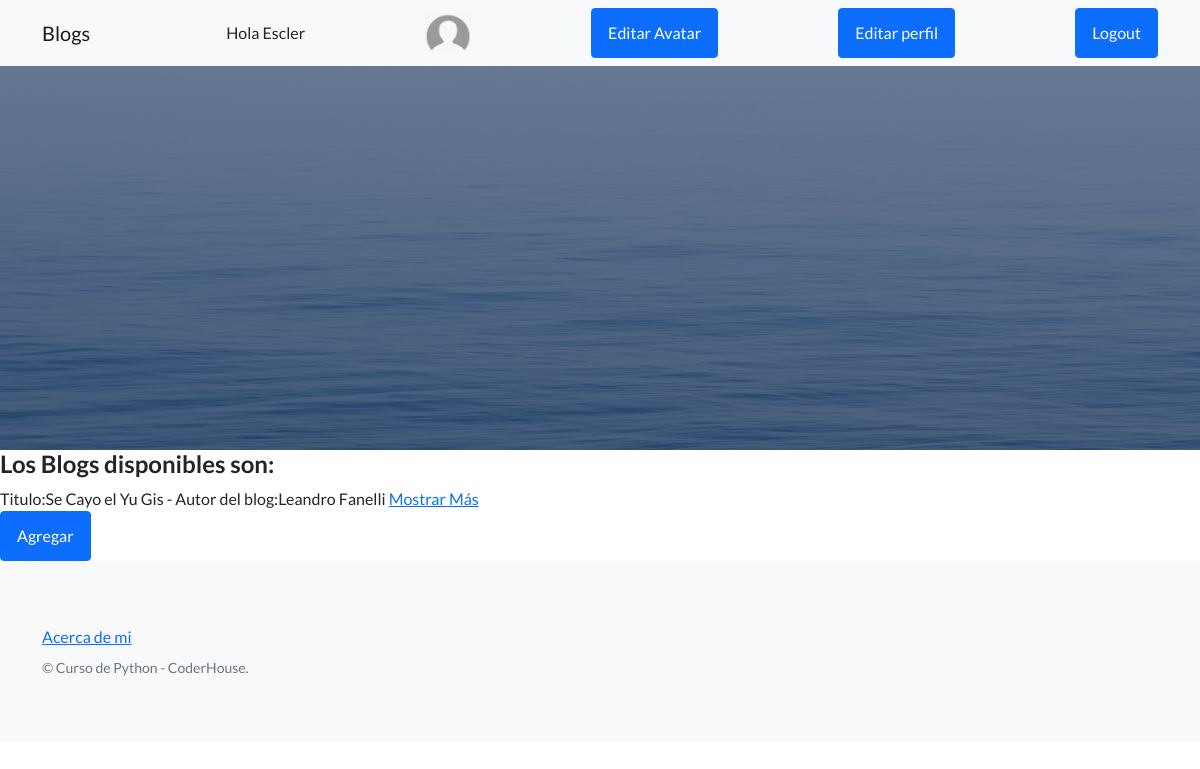
The page /pages/ (signed in) on the database as committed earlier.
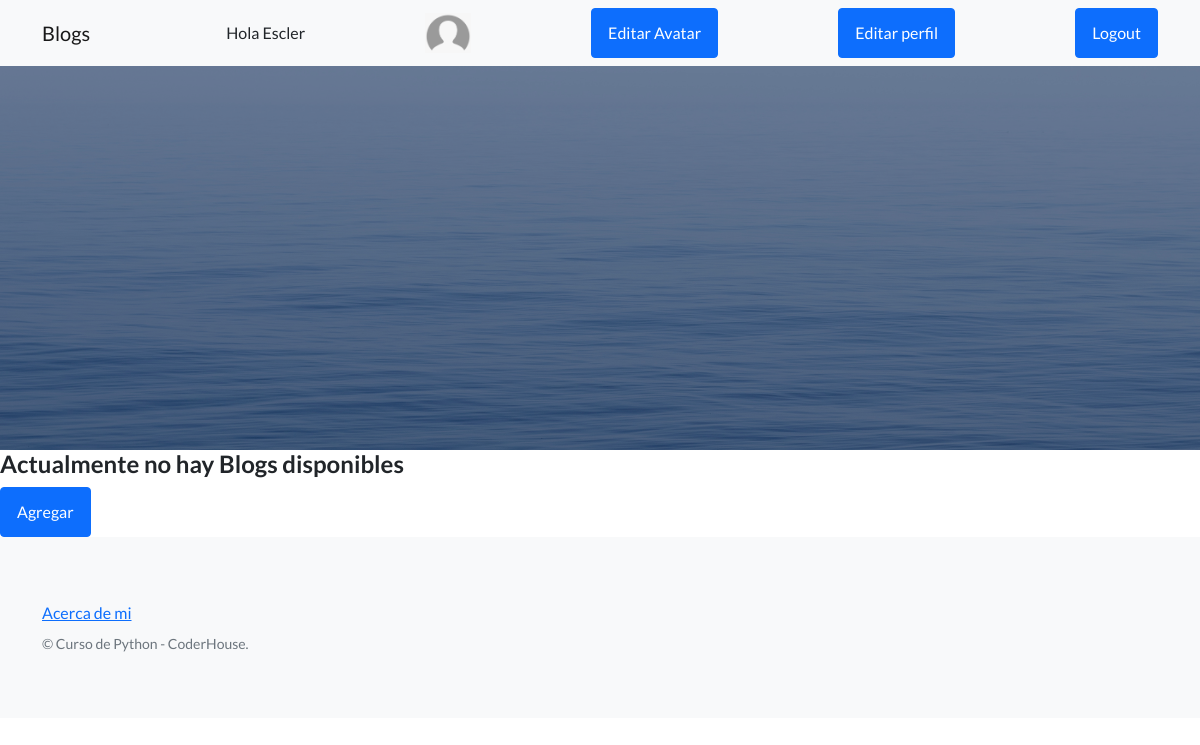
The same page on the database as committed later.
### AppCoder/models.py (models this page shows)
class Page(Model):
    usuario = ForeignKey(User, on_delete=CASCADE)
    titulo = CharField(max_length=20)
    subtitulo = CharField(max_length=50)
    cuerpo = TextField(max_length=10000)
    autor = CharField(max_length=20)
    fecha = DateTimeField(default=datetime.now(), editable=True)
    imagen = ImageField(upload_to = 'blog_imagenes', blank = True)
    def __str__(self):
        return f'Titulo:{self.titulo} - Autor del blog:{self.autor}'

### AppCoder/views.py (the view)
# urls.py: path('pages/', Page_ListView.as_view(), name='pages'),
class Page_ListView(LoginRequiredMixin, AvatarView, ListView):
    model = Page
    context_object_name = 'pages'
    template_name = 'AppCoder/pages.html'

### AppCoder/views.py (called while the page is built)
    def get_context_data(self, **kwargs):
        context = super().get_context_data(**kwargs)
        avatares = Avatar.objects.filter(user=self.request.user.id)
        if avatares.count() == 0:
            context["avatar_url"] = '/media/avatares/Default_Image.png'
        else:
            context["avatar_url"] = Avatar.objects.filter(user=self.request.user).last().imagen.url
        return context

### templates/AppCoder/pages.html (shortened to what this page needs)
{% extends 'AppCoder/padre.html' %}
{% block contenidoQueCambia %}
    {% if pages.count > 0%}
    <h4>Los Blogs disponibles son: <h4>
        <h2> {% for page in pages %} </h2>
             {{page}}
                <a href="{% url 'page_view' page.id %}">Mostrar Más</a>
                <br>
        {% endfor %}
    {% endif %}
    {% if pages.count == 0%}
        <h4> Actualmente no hay Blogs disponibles </h4>
    {% endif %}
    <a class="btn btn-primary" href="{% url 'page_add' %}">Agregar</a>
{% endblock %}

### templates/AppCoder/padre.html (shortened to what this page needs)
<!DOCTYPE html>
<html lang="en">
    <head>
        {% load static %}
        <link href="https://cdn.jsdelivr.net/npm/bootstrap-icons@1.5.0/font/bootstrap-icons.css" rel="stylesheet" type="text/css" />
        <link href="{%static 'AppCoder/css/styles.css' %}" rel="stylesheet" />
    </head>
    <body>
        <nav class="navbar navbar-light bg-light static-top">
            <div class="container">
                <a class="navbar-brand" href="{% url 'pages' %}">Blogs</a>
                {% if request.user.is_authenticated %}
                    <a> Hola {{user.username }} </a>
                    <img src="{{avatar_url}}" height="40px"/>
                    <a class="btn btn-primary" href="{% url 'edit_avatar' %}">Editar Avatar</a>
                    <a class="btn btn-primary" href="{% url 'profile_edit' %}">Editar perfil</a>
                    <a class="btn btn-primary" href="{% url 'logout' %}">Logout</a>
                {% else %}
                    <a class="btn btn-primary" href="{% url 'login' %}">Login</a>
                {% endif %}
            </div>
        </nav>
        <header class="masthead">
        </header>
        {% block contenidoQueCambia %}
        {% endblock %}
        <footer class="footer bg-light">
            <div class="container">
                <div class="row">
                    <div class="col-lg-6 h-100 text-center text-lg-start my-auto">
                        <ul class="list-inline mb-2">
                            <li class="list-inline-item"><a href="{% url 'about' %}">Acerca de mi</a></li>
                        </ul>
                        <p class="text-muted small mb-4 mb-lg-0">&copy; Curso de Python - CoderHouse.</p>
                    </div>
                </div>
            </div>
        </footer>
    </body>
</html>

Rows that differ between the two databases and show on the page:
removed Page: titulo+autor "Titulo:Se Cayo el Yu Gis - Autor del blog:Leandro Fanelli"
Other text that changed with them:
text no longer shown: "Los Blogs disponibles son:"
text now shown: "Actualmente no hay Blogs disponibles"
